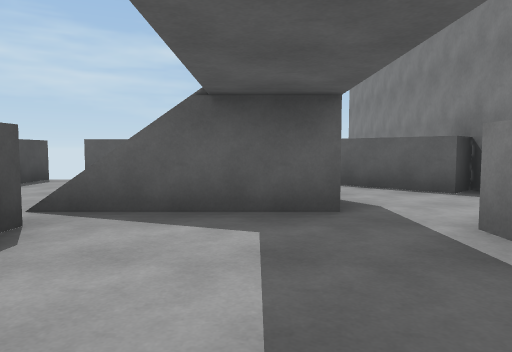
View 1 (above)

24 first-person views from a walk through a scene from a Unity 3-D project. The camera is 1.2 m above the floor, tilts 4° down and sees 70° across. The floor is counted in squares, 2 m on a side. Each view is taken from the middle of a square. On the plan, view 1 faces up. The plan holds only what a view shows up to about 10 squares ahead; the rest is blank. The place goes on beyond the plan.

View 2
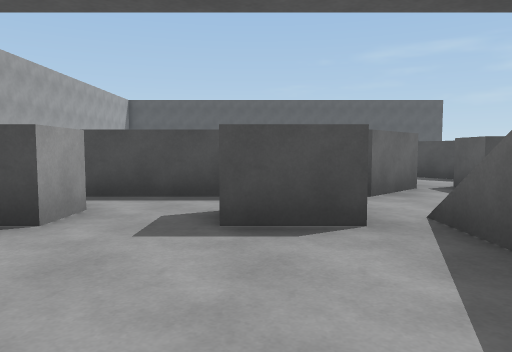

View 3
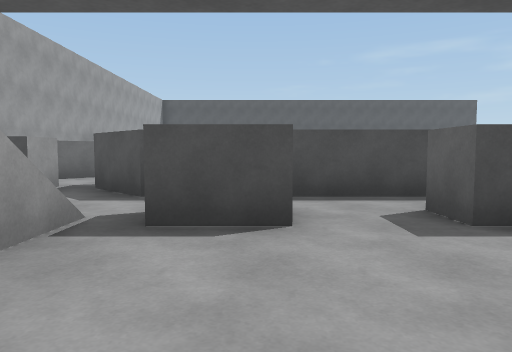

View 4
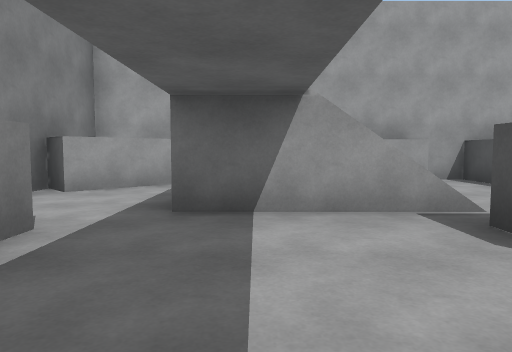

View 5
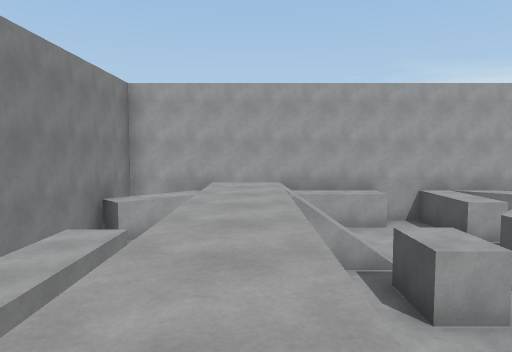

View 6
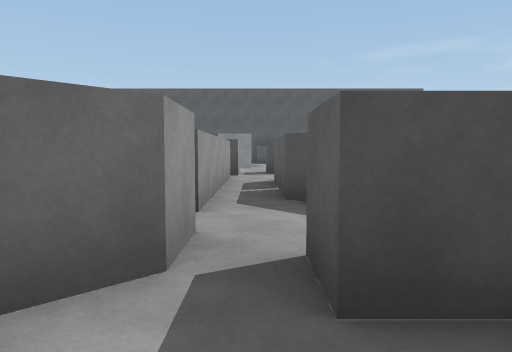

View 7
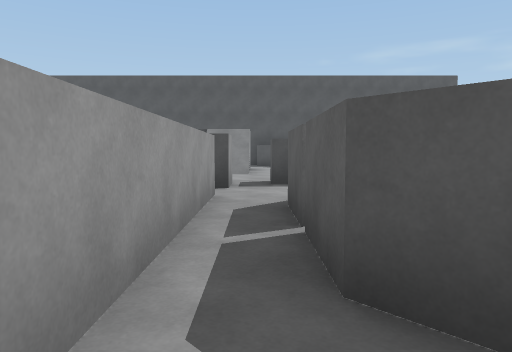

View 8
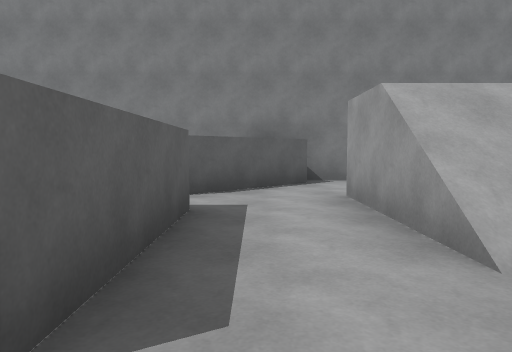

View 9
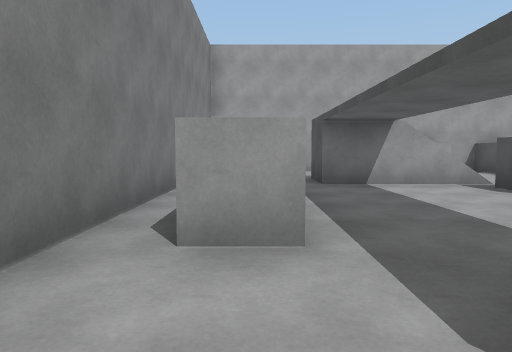

View 10
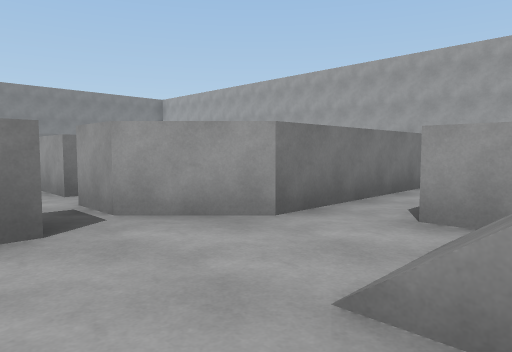

View 11
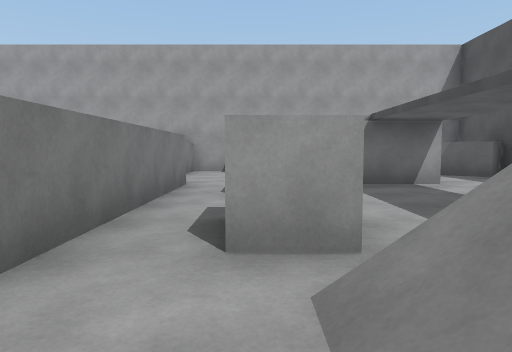

View 12
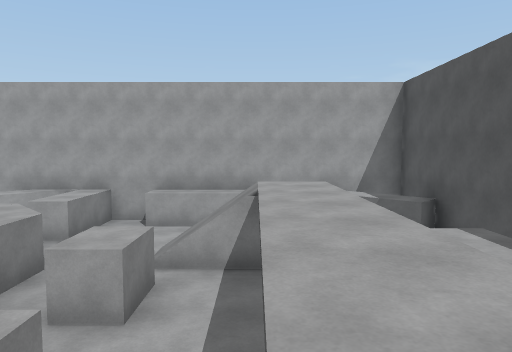

View 13
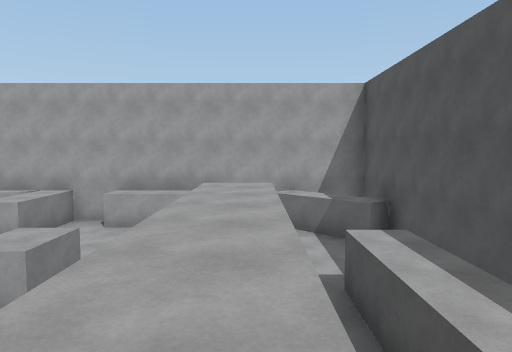

View 14
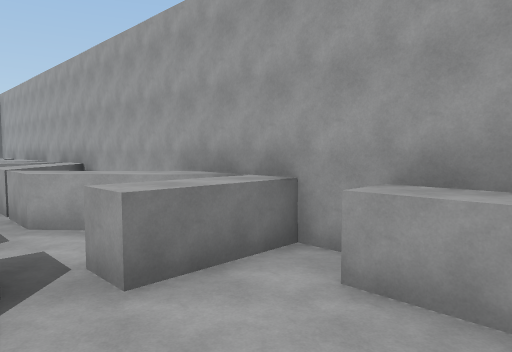

View 15
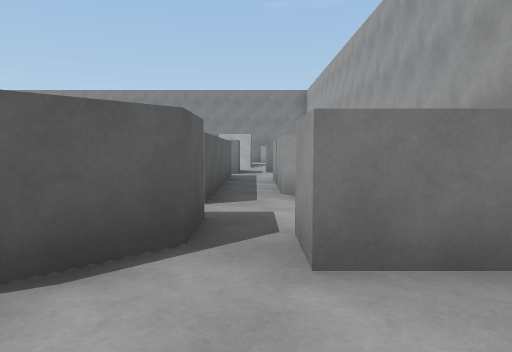

View 16
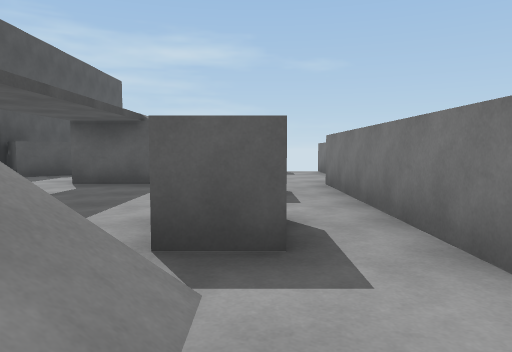

View 17
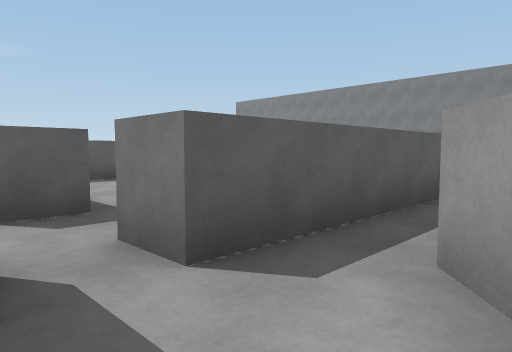

View 18
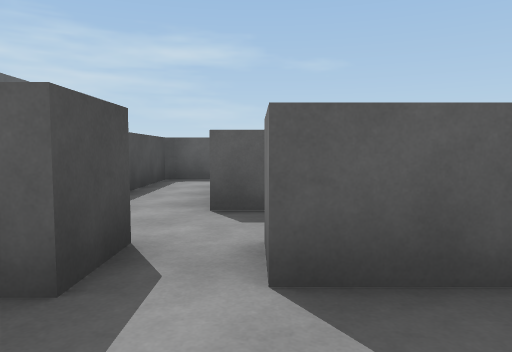

View 19
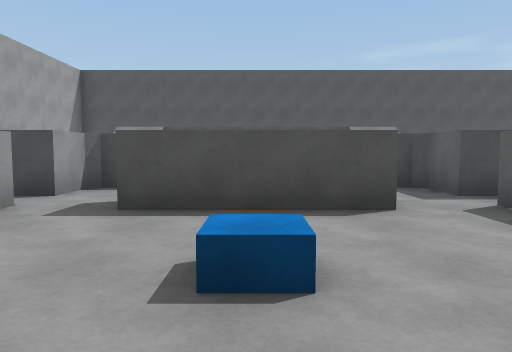

View 20
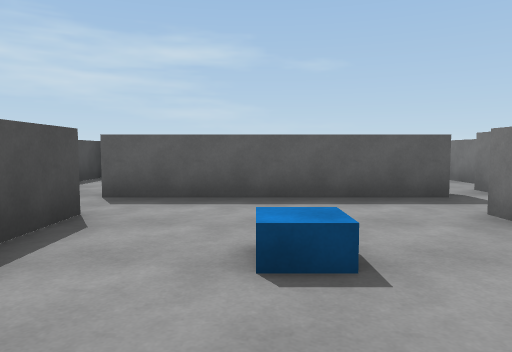

View 21
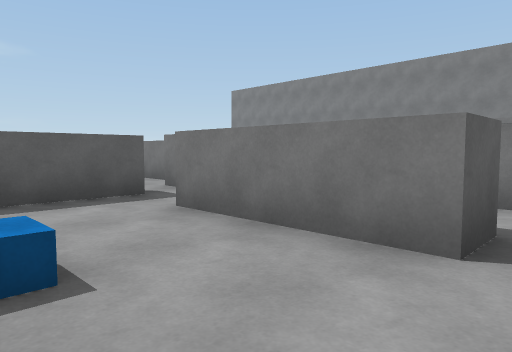

View 22
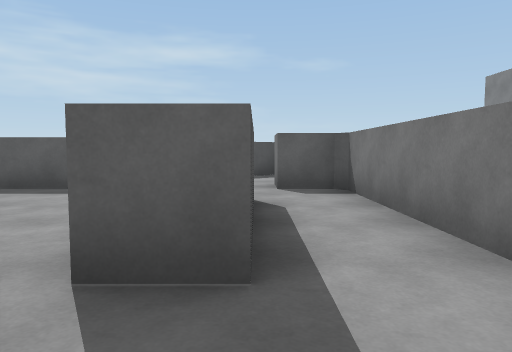

View 23
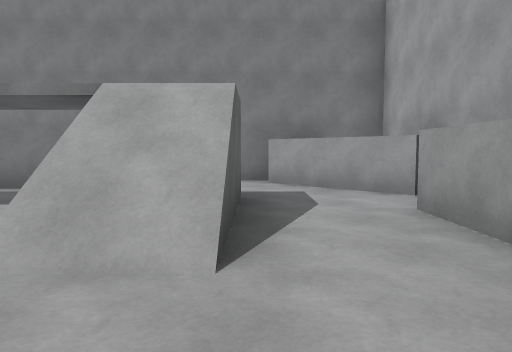

View 24
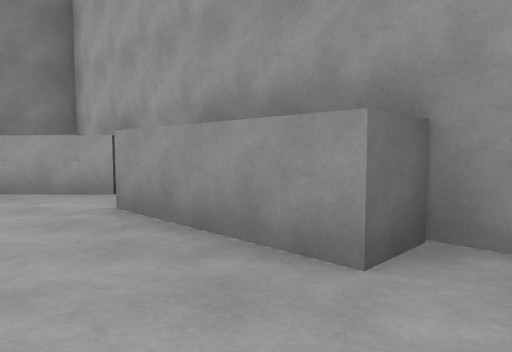

### Floor plan
Key: @ floor where view 1 was taken; # wall or solid block; x gap in a wall; . main floor; : floor 2.5 m higher than the main floor; / step, stairs or slope; O other object.
Columns run from 21 left of view 1 to 4 right of it. Each row starts with its distance up from view 1.
  7 #      .O#    ##O.###.##
  6 ##   ...O. #x##.O......##
  5 #.. //.............////.##
  4   .://..##x####.#..//:/..#
  3   ....O.#.......##.O.....#
  2  #....O.#.#....#.#.O...#.#
  1  #......#.#....#.#.....#.#
  0 ##....O.#.#....#.#.O.@.#.#
 -1 #.......#........#.O.....#
 -2 #..://..##x####.##.//:/..#
 -3 #..///.............////..#
 -4 ##.  ...O..#x##.O......###
 -5 ### ###.O###  ##O.###.###
 -6 ########################

Where each view was taken, in squares from view 1:
view 1: 0 up, 0 right, facing up
view 2: 2 up, 1 right, facing left
view 3: 0 up, 1 right, facing left
view 4: 2 up, 0 right, facing down
view 5: 4 up, 0 right, facing down
view 6: 5 up, 3 left, facing left
view 7: 5 up, 6 left, facing left
view 8: 6 up, 4 left, facing right
view 9: 5 up, 2 right, facing down
view 10: 6 up, 16 left, facing down-right
view 11: 5 up, 15 left, facing down
view 12: 4 up, 17 left, facing down
view 13: 4 up, 18 left, facing down
view 14: 2 down, 16 left, facing down-right
view 15: 3 down, 15 left, facing right
view 16: 3 down, 15 left, facing up
view 17: 4 down, 12 left, facing up-right
view 18: 4 down, 11 left, facing up
view 19: 1 up, 7 left, facing left
view 20: 1 down, 9 left, facing up
view 21: 1 down, 9 left, facing up-right
view 22: 2 down, 6 left, facing up
view 23: 3 down, 4 left, facing right
view 24: 3 down, 4 left, facing down-right
